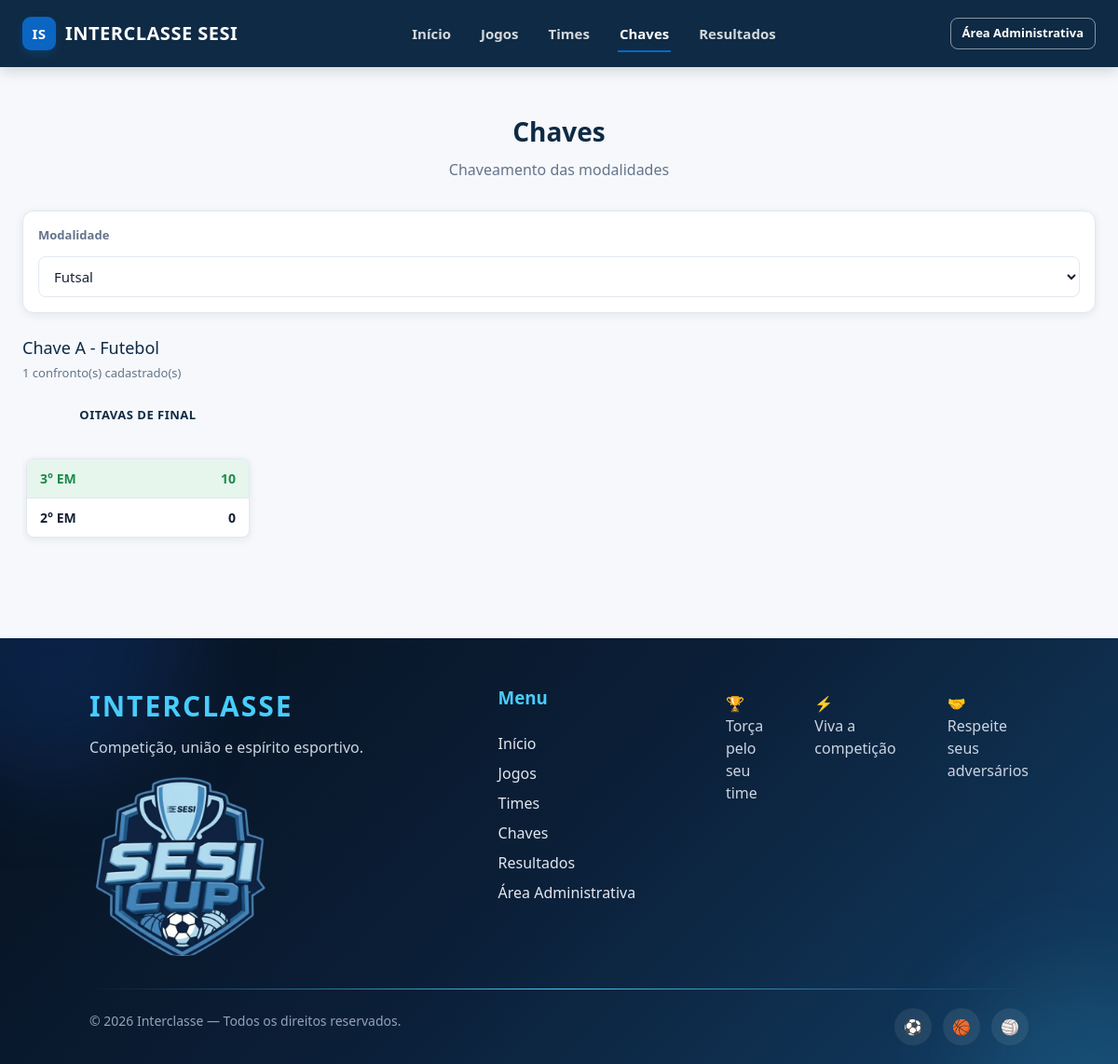
Screenshot of /publico/chaves.php?modalidade=1 with the database file from the repository.
### tables this page shows
CREATE TABLE `chaves` (
  `CHA_ID` int(11) NOT NULL AUTO_INCREMENT,
  `CHA_NOME` varchar(100) NOT NULL,
  `FK_MOD_ID` int(11) NOT NULL,
  PRIMARY KEY (`CHA_ID`),
  KEY `FK_MOD_ID` (`FK_MOD_ID`),
  CONSTRAINT `chaves_ibfk_1` FOREIGN KEY (`FK_MOD_ID`) REFERENCES `modalidades` (`MOD_ID`)
);

CREATE TABLE `confrontos` (
  `CON_ID` int(11) NOT NULL AUTO_INCREMENT,
  `FK_CHA_ID` int(11) NOT NULL,
  `FK_FAS_ID` int(11) NOT NULL,
  `FK_TIM_1_ID` int(11) DEFAULT NULL,
  `FK_TIM_2_ID` int(11) DEFAULT NULL,
  `FK_CON_ORIGEM_1_ID` int(11) DEFAULT NULL,
  `FK_CON_ORIGEM_2_ID` int(11) DEFAULT NULL,
  `CON_DATA` date DEFAULT NULL,
  `CON_HORA` time DEFAULT NULL,
  PRIMARY KEY (`CON_ID`),
  UNIQUE KEY `UQ_CONFRONTOS_ORIGEM` (`FK_CON_ORIGEM_1_ID`,`FK_CON_ORIGEM_2_ID`),
  KEY `FK_CHA_ID` (`FK_CHA_ID`),
  KEY `FK_FAS_ID` (`FK_FAS_ID`),
  KEY `FK_TIM_1_ID` (`FK_TIM_1_ID`),
  KEY `FK_TIM_2_ID` (`FK_TIM_2_ID`),
  KEY `FK_CONFRONTOS_ORIGEM_2` (`FK_CON_ORIGEM_2_ID`),
  CONSTRAINT `FK_CONFRONTOS_ORIGEM_1` FOREIGN KEY (`FK_CON_ORIGEM_1_ID`) REFERENCES `confrontos` (`CON_ID`) ON DELETE SET NULL,
  CONSTRAINT `FK_CONFRONTOS_ORIGEM_2` FOREIGN KEY (`FK_CON_ORIGEM_2_ID`) REFERENCES `confrontos` (`CON_ID`) ON DELETE SET NULL,
  CONSTRAINT `confrontos_ibfk_1` FOREIGN KEY (`FK_CHA_ID`) REFERENCES `chaves` (`CHA_ID`),
  CONSTRAINT `confrontos_ibfk_2` FOREIGN KEY (`FK_FAS_ID`) REFERENCES `fases` (`FAS_ID`),
  CONSTRAINT `confrontos_ibfk_3` FOREIGN KEY (`FK_TIM_1_ID`) REFERENCES `times` (`TIM_ID`),
  CONSTRAINT `confrontos_ibfk_4` FOREIGN KEY (`FK_TIM_2_ID`) REFERENCES `times` (`TIM_ID`),
  CONSTRAINT `CONSTRAINT_1` CHECK (`FK_TIM_1_ID` <> `FK_TIM_2_ID`)
);

CREATE TABLE `turmas` (
  `TUR_ID` int(11) NOT NULL AUTO_INCREMENT,
  `TUR_SERIE` varchar(30) NOT NULL,
  PRIMARY KEY (`TUR_ID`)
);

CREATE TABLE `resultados` (
  `RES_ID` int(11) NOT NULL AUTO_INCREMENT,
  `FK_CON_ID` int(11) NOT NULL,
  `RES_PONTUACAO_TIME_1` int(11) NOT NULL,
  `RES_PONTUACAO_TIME_2` int(11) NOT NULL,
  `FK_TIM_VENCEDOR_ID` int(11) NOT NULL,
  PRIMARY KEY (`RES_ID`),
  UNIQUE KEY `FK_CON_ID` (`FK_CON_ID`),
  KEY `FK_TIM_VENCEDOR_ID` (`FK_TIM_VENCEDOR_ID`),
  CONSTRAINT `resultados_ibfk_1` FOREIGN KEY (`FK_CON_ID`) REFERENCES `confrontos` (`CON_ID`),
  CONSTRAINT `resultados_ibfk_2` FOREIGN KEY (`FK_TIM_VENCEDOR_ID`) REFERENCES `times` (`TIM_ID`)
);

### includes/funcoes.php (called while the page is built, shortened)
<?php
function e(?string $valor): string
{
    return htmlspecialchars((string) $valor, ENT_QUOTES, 'UTF-8');
}
function inteiroValido($valor): bool
{
    return $valor !== null && $valor !== '' && filter_var($valor, FILTER_VALIDATE_INT) !== false;
}

### publico/chaves.php (the view, shortened to what this page needs)
<?php
require_once __DIR__ . '/../includes/funcoes.php';
$pdo = conectar();
$modalidades = $pdo->query('SELECT MOD_ID, MOD_NOME FROM MODALIDADES ORDER BY MOD_NOME')->fetchAll();
$modalidadeSelecionada = isset($_GET['modalidade']) && inteiroValido($_GET['modalidade'])
    ? (int) $_GET['modalidade']
    : (($modalidades[0]['MOD_ID'] ?? null) ? (int) $modalidades[0]['MOD_ID'] : null);
$chaves = [];
if ($modalidadeSelecionada) {
    $stmtChaves = $pdo->prepare('SELECT CHA_ID, CHA_NOME FROM CHAVES WHERE FK_MOD_ID = :mod ORDER BY CHA_NOME');
    $stmtChaves->execute(['mod' => $modalidadeSelecionada]);
    $chaves = $stmtChaves->fetchAll();
}
$stmtConfrontos = $pdo->prepare(
    'SELECT c.CON_ID, c.CON_DATA, c.CON_HORA,
            f.FAS_NOME, f.FAS_ORDEM,
            t1.TIM_ID AS TIME1_ID, tur1.TUR_SERIE AS TIME1_SERIE,
            t2.TIM_ID AS TIME2_ID, tur2.TUR_SERIE AS TIME2_SERIE,
            r.RES_PONTUACAO_TIME_1, r.RES_PONTUACAO_TIME_2, r.FK_TIM_VENCEDOR_ID
     FROM CONFRONTOS c
     JOIN FASES f ON f.FAS_ID = c.FK_FAS_ID
     LEFT JOIN TIMES t1 ON t1.TIM_ID = c.FK_TIM_1_ID
     LEFT JOIN TIMES t2 ON t2.TIM_ID = c.FK_TIM_2_ID
     LEFT JOIN TURMAS tur1 ON tur1.TUR_ID = t1.FK_TUR_ID
     LEFT JOIN TURMAS tur2 ON tur2.TUR_ID = t2.FK_TUR_ID
     LEFT JOIN RESULTADOS r ON r.FK_CON_ID = c.CON_ID
     WHERE c.FK_CHA_ID = :cha
     ORDER BY f.FAS_ORDEM ASC, c.CON_ID ASC'
);
?>
<!DOCTYPE html>
<html lang="pt-br">
<head>
    <link rel="stylesheet" href="../css/style.css">
</head>
<body>
<?php include __DIR__ . '/../includes/header_publico.php'; ?>
<section class="stats-section">
    <div class="container">
        <div class="section-title">
            <h2>Chaves</h2>
            <p>Chaveamento das modalidades</p>
        </div>
        <form method="GET" action="chaves.php" id="filtro-chaves" class="filters-bar">
            <div class="filter-field">
                <label for="modalidade">Modalidade</label>
                <select name="modalidade" id="modalidade">
                    <?php foreach ($modalidades as $m): ?>
                        <option value="<?= (int) $m['MOD_ID'] ?>" <?= $modalidadeSelecionada === (int) $m['MOD_ID'] ? 'selected' : '' ?>><?= e($m['MOD_NOME']) ?></option>
                    <?php endforeach; ?>
                </select>
            </div>
        </form>
        <?php if (empty($modalidades)): ?>
            <div class="empty-state">Nenhuma modalidade cadastrada.</div>
        <?php elseif (empty($chaves)): ?>
            <div class="empty-state">Nenhuma chave cadastrada para esta modalidade.</div>
        <?php else: ?>
            <?php foreach ($chaves as $chave): ?>
                <?php
                $stmtConfrontos->execute(['cha' => $chave['CHA_ID']]);
                $confrontos = $stmtConfrontos->fetchAll();
                $porFase = [];
                foreach ($confrontos as $con) {
                    $porFase[$con['FAS_NOME']][] = $con;
                }
                ?>
                <div class="chave-block">
                    <div class="chave-block-title"><?= e($chave['CHA_NOME']) ?></div>
                    <div class="chave-block-sub"><?= count($confrontos) ?> confronto(s) cadastrado(s)</div>
                    <?php if (empty($confrontos)): ?>
                        <div class="empty-state">Nenhum confronto cadastrado nesta chave.</div>
                    <?php else: ?>
                        <div class="bracket">
                            <?php foreach ($porFase as $nomeFase => $listaConfrontos): ?>
                                <div class="bracket-round">
                                    <div class="bracket-round-title"><?= e($nomeFase) ?></div>
                                    <?php foreach ($listaConfrontos as $con): ?>
                                        <?php
                                        $temResultado = $con['RES_PONTUACAO_TIME_1'] !== null;
                                        $venceu1 = $temResultado && (int) $con['FK_TIM_VENCEDOR_ID'] === (int) $con['TIME1_ID'];
                                        $venceu2 = $temResultado && (int) $con['FK_TIM_VENCEDOR_ID'] === (int) $con['TIME2_ID'];
                                        $time1Definido = $con['TIME1_ID'] !== null;
                                        $time2Definido = $con['TIME2_ID'] !== null;
                                        ?>
                                        <div class="bracket-match">
                                            <div class="bracket-team <?= $venceu1 ? 'winner' : '' ?> <?= !$time1Definido ? 'pending' : '' ?>">
                                                <span><?= $time1Definido ? e($con['TIME1_SERIE']) : 'Aguardando definição' ?></span>
                                                <?php if ($temResultado): ?><span class="score"><?= (int) $con['RES_PONTUACAO_TIME_1'] ?></span><?php endif; ?>
                                            </div>
                                            <div class="bracket-team <?= $venceu2 ? 'winner' : '' ?> <?= !$time2Definido ? 'pending' : '' ?>">
                                                <span><?= $time2Definido ? e($con['TIME2_SERIE']) : 'Aguardando definição' ?></span>
                                                <?php if ($temResultado): ?><span class="score"><?= (int) $con['RES_PONTUACAO_TIME_2'] ?></span><?php endif; ?>
                                            </div>
                                        </div>
                                    <?php endforeach; ?>
                                </div>
                            <?php endforeach; ?>
                        </div>
                    <?php endif; ?>
                </div>
            <?php endforeach; ?>
        <?php endif; ?>
    </div>
</section>
<?php include __DIR__ . '/../includes/footer_publico.php'; ?>
</body>
</html>

### css/style.css (style rules this page uses)
:root { --primary: #0f2a44; --primary-dark: #081a2b; --secondary: #0a66c2; --secondary-light: #2e7dcc; --accent: #0a66c2; --accent-dark: #084f96; --background: #f6f8fb; --white: #ffffff; --text: #172033; --muted: #64748b; --border: #e2e8f0; --success: #1d8a4b; --success-bg: #e6f6ed; --danger: #c0392b; --danger-bg: #fbe9e7; --warning-bg: #eaf3fc; --radius: 12px; --shadow: 0 2px 10px rgba(15, 42, 68, 0.08); --shadow-lg: 0 8px 30px rgba(15, 42, 68, 0.15); }
* { box-sizing: border-box; }
html, body { margin: 0; padding: 0; }
html { scroll-behavior: smooth; }
body { font-family: 'Segoe UI', Arial, Helvetica, sans-serif; background: var(--background); color: var(--text); line-height: 1.5; -webkit-font-smoothing: antialiased; text-rendering: optimizeLegibility; }
button, input, select, textarea { font-family: inherit; }
h1, h2, h3, h4 { margin: 0 0 8px; font-weight: 700; color: var(--primary); }
p { margin: 0 0 12px; }
.container { width: 100%; max-width: 1200px; margin: 0 auto; padding: 0 24px; }
.stats-section { padding: 48px 0; }
.section-title { text-align: center; margin-bottom: 32px; }
.section-title h2 { font-size: 28px; font-weight: 800; }
.section-title p { color: var(--muted); }
.filters-bar { background: var(--white); border: 1px solid var(--border); border-radius: var(--radius); padding: 16px; display: flex; gap: 14px; flex-wrap: wrap; align-items: flex-end; margin-bottom: 24px; box-shadow: var(--shadow); }
.filter-field { display: flex; flex-direction: column; gap: 6px; min-width: 160px; flex: 1; }
.filter-field label { font-size: 13px; font-weight: 600; color: var(--muted); }
label { font-size: 14px; font-weight: 600; color: var(--text); display: block; margin-bottom: 6px; }
input, select, textarea { width: 100%; padding: 10px 12px; border: 1px solid var(--border); border-radius: 8px; font-size: 15px; font-family: inherit; background: var(--white); color: var(--text); transition: border-color .15s, box-shadow .15s; }
.bracket { display: flex; gap: 40px; overflow-x: auto; padding: 10px 4px 20px; }
.bracket-round { display: flex; flex-direction: column; justify-content: space-around; gap: 24px; min-width: 240px; }
.bracket-round-title { text-align: center; font-weight: 700; color: var(--primary); margin-bottom: 12px; font-size: 13px; text-transform: uppercase; letter-spacing: .5px; }
.bracket-match { background: var(--white); border: 1px solid var(--border); border-radius: 8px; box-shadow: var(--shadow); overflow: hidden; }
.bracket-team { display: flex; justify-content: space-between; padding: 10px 14px; font-size: 14px; font-weight: 600; border-bottom: 1px solid var(--border); }
.bracket-team:last-child { border-bottom: none; }
.bracket-team.winner { background: var(--success-bg); color: var(--success); }
.bracket-team .score { font-weight: 800; }
.chave-block { margin-bottom: 40px; }
.chave-block-title { font-size: 18px; color: var(--primary); margin-bottom: 4px; }
.chave-block-sub { color: var(--muted); font-size: 13px; margin-bottom: 16px; }

### rows the page displays
chaves: CHA_NOME "Chave A - Futebol", count($confrontos) "1", nomeFase "OITAVAS DE FINAL"
confrontos: turmas.TUR_SERIE "3° EM", resultados.RES_PONTUACAO_TIME_1 "10", turmas.TUR_SERIE "2° EM", resultados.RES_PONTUACAO_TIME_2 "0"

### other values shown
form field modalidade "Futsal"
